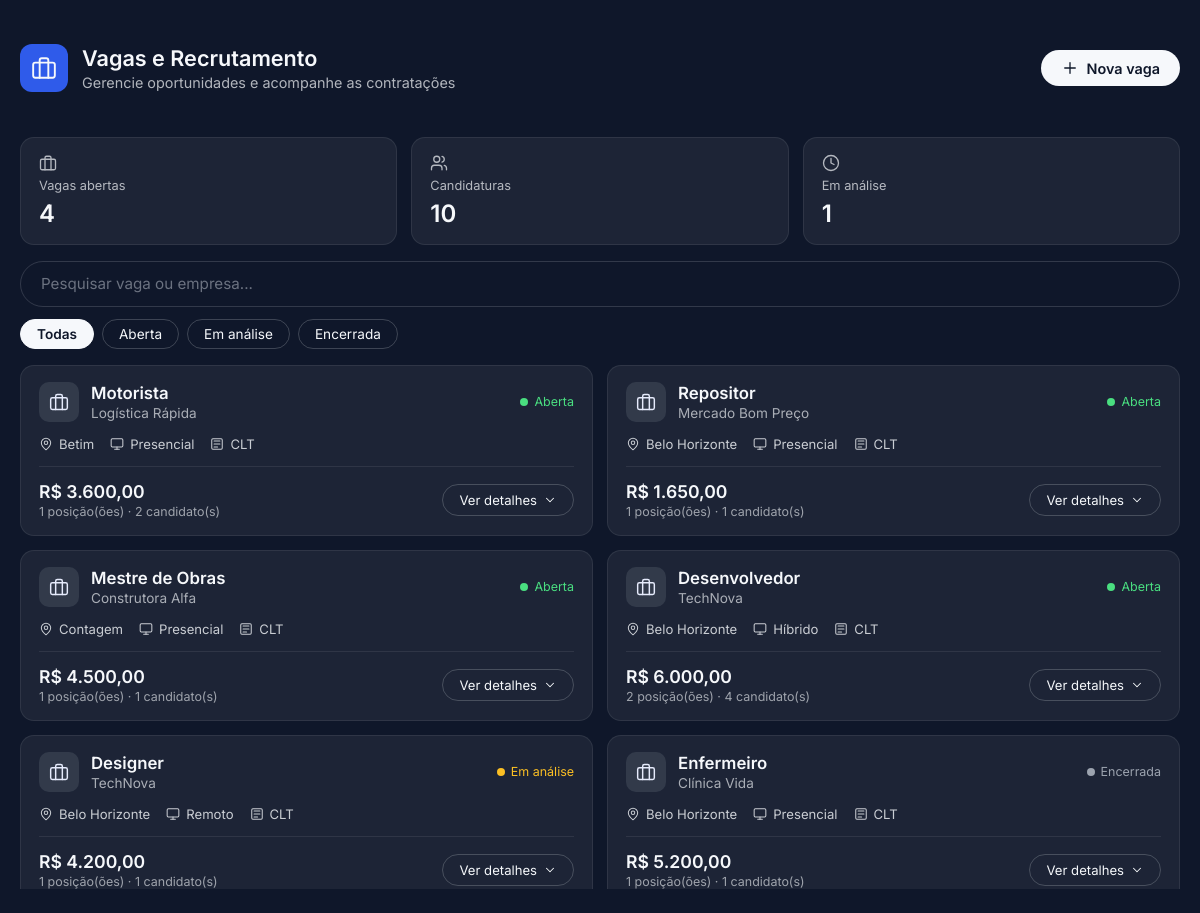
Screenshot of /pages/vagas.php (signed in) with the database file from the repository.
### tables this page shows
CREATE TABLE IF NOT EXISTS vagas (
    id_vaga INT NOT NULL PRIMARY KEY AUTO_INCREMENT,
    id_empresa INT NOT NULL,
    id_cargo INT NOT NULL,
    id_vinculo INT NULL,
    posicoes INT NOT NULL DEFAULT 1,
    status VARCHAR(20) NOT NULL DEFAULT 'Aberta',
    cidade VARCHAR(100) NULL,
    modalidade VARCHAR(20) NOT NULL DEFAULT 'Presencial',
    salario DECIMAL(10, 2) NULL,
    descricao TEXT NULL,
    data_abertura DATE NOT NULL,
    FOREIGN KEY (id_empresa) REFERENCES empresas(id_empresas) ON DELETE CASCADE,
    FOREIGN KEY (id_cargo) REFERENCES cargos(id_cargo) ON DELETE CASCADE,
    FOREIGN KEY (id_vinculo) REFERENCES tipo_vinculo(id_vinculo)
);

CREATE TABLE IF NOT EXISTS cargos (
    id_cargo INT NOT NULL PRIMARY KEY AUTO_INCREMENT,
    nome_cargo VARCHAR(100) NOT NULL UNIQUE
);

CREATE TABLE empresas (
    id_empresas INT NOT NULL PRIMARY KEY AUTO_INCREMENT,
    nome_empresas VARCHAR(100) NOT NULL,
    CNPJ CHAR(14) UNIQUE NOT NULL,
    email VARCHAR(150) NOT NULL,
    telefone VARCHAR(13) NOT NULL,
    endereco VARCHAR(100) NOT NULL,
    razao_social VARCHAR(200) NOT NULL,
    id_stats int,
    FOREIGN KEY(id_stats) REFERENCES statuss(id_status)
);

CREATE TABLE tipo_vinculo (
    id_vinculo INT NOT NULL PRIMARY KEY AUTO_INCREMENT,
    nome_vinculo VARCHAR(100)
);

### public/pages/vagas.php (the view, shortened to what this page needs)
<?php
require_once "../../src/config/conexao.php";
$listaStatus = ['Aberta', 'Em análise', 'Encerrada'];
function e($valor)
{
    return htmlspecialchars((string)$valor, ENT_QUOTES, 'UTF-8');
}
function icone($desenho)
{
    return '<svg viewBox="0 0 24 24" fill="none" stroke="currentColor" stroke-width="1.75" stroke-linecap="round" stroke-linejoin="round" aria-hidden="true">' . $desenho . '</svg>';
}
$empresas = $pdo->query("SELECT id_empresas, nome_empresas FROM empresas ORDER BY nome_empresas")->fetchAll(PDO::FETCH_KEY_PAIR);
$vagas = $pdo->query("SELECT v.*, c.nome_cargo, e.nome_empresas, t.nome_vinculo
    FROM vagas v
    JOIN cargos c ON c.id_cargo = v.id_cargo
    JOIN empresas e ON e.id_empresas = v.id_empresa
    LEFT JOIN tipo_vinculo t ON t.id_vinculo = v.id_vinculo
    ORDER BY FIELD(v.status, 'Aberta', 'Em análise', 'Encerrada'), v.data_abertura DESC, v.id_vaga DESC")->fetchAll(PDO::FETCH_ASSOC);
$candidatos = [];
foreach ($pdo->query("SELECT * FROM candidatos ORDER BY data_candidatura DESC, id_candidato DESC")->fetchAll(PDO::FETCH_ASSOC) as $c) {
    $candidatos[$c['id_vaga']][] = $c;
}
$abertas   = count(array_filter($vagas, fn($v) => $v['status'] === 'Aberta'));
$emAnalise = count(array_filter($vagas, fn($v) => $v['status'] === 'Em análise'));
$totalCand = array_sum(array_map('count', $candidatos));
?>
<!DOCTYPE html>
<html lang="pt-br">
<head>
    <link rel="stylesheet" href="../assets/css/vagas.css?v=<?= filemtime(__DIR__ . '/../assets/css/vagas.css') ?>">
    <link rel="stylesheet" href="../assets/css/all.css">
</head>
<body>
    <div class="container">
        <header>
            <div class="titulo">
                <div class="img"><?= icone('<rect width="20" height="14" x="2" y="7" rx="2" ry="2"/><path d="M16 21V5a2 2 0 0 0-2-2h-4a2 2 0 0 0-2 2v16"/>') ?></div>
                <div>
                    <h3>Vagas e Recrutamento</h3>
                    <p>Gerencie oportunidades e acompanhe as contratações</p>
                </div>
            </div>
            <button type="button" id="novo" <?= $empresas ? '' : 'disabled' ?>>
                <?= icone('<path d="M5 12h14"/><path d="M12 5v14"/>') ?> Nova vaga
            </button>
        </header>
        <div class="resumo">
            <div class="card">
                <?= icone('<rect width="20" height="14" x="2" y="7" rx="2" ry="2"/><path d="M16 21V5a2 2 0 0 0-2-2h-4a2 2 0 0 0-2 2v16"/>') ?>
                <span>Vagas abertas</span>
                <strong><?= $abertas ?></strong>
            </div>
            <div class="card">
                <?= icone('<path d="M16 21v-2a4 4 0 0 0-4-4H6a4 4 0 0 0-4 4v2"/><circle cx="9" cy="7" r="4"/><path d="M22 21v-2a4 4 0 0 0-3-3.87"/><path d="M16 3.13a4 4 0 0 1 0 7.75"/>') ?>
                <span>Candidaturas</span>
                <strong><?= $totalCand ?></strong>
            </div>
            <div class="card">
                <?= icone('<circle cx="12" cy="12" r="10"/><polyline points="12 6 12 12 16 14"/>') ?>
                <span>Em análise</span>
                <strong><?= $emAnalise ?></strong>
            </div>
        </div>
        <input type="search" id="ipt" placeholder="Pesquisar vaga ou empresa..." aria-label="Pesquisar vagas">
        <div class="filtros">
            <button type="button" class="chip ativo" data-filtro="">Todas</button>
            <?php foreach ($listaStatus as $s): ?>
                <button type="button" class="chip" data-filtro="<?= e($s) ?>"><?= e($s) ?></button>
            <?php endforeach; ?>
        </div>
        <main>
            <div class="lista">
                <?php foreach ($vagas as $v):
                    $lista = $candidatos[$v['id_vaga']] ?? [];
                    $cls   = ['Aberta' => 'aberta', 'Em análise' => 'analise', 'Encerrada' => 'encerrada'][$v['status']];
                ?>
                    <details class="vaga" id="vaga-<?= (int)$v['id_vaga'] ?>" data-status="<?= e($v['status']) ?>"
                        data-busca="<?= e(mb_strtolower($v['nome_cargo'] . ' ' . $v['nome_empresas'] . ' ' . $v['cidade'])) ?>">
                        <summary>
                            <span class="topo">
                                <span class="icone"><?= icone('<rect width="20" height="14" x="2" y="7" rx="2" ry="2"/><path d="M16 21V5a2 2 0 0 0-2-2h-4a2 2 0 0 0-2 2v16"/>') ?></span>
                                <span class="quem">
                                    <strong><?= e($v['nome_cargo']) ?></strong>
                                    <small><?= e($v['nome_empresas']) ?></small>
                                </span>
                                <span class="status <?= $cls ?>"><?= e($v['status']) ?></span>
                            </span>
                            <span class="tags">
                                <span><?= icone('<path d="M20 10c0 6-8 12-8 12s-8-6-8-12a8 8 0 0 1 16 0Z"/><circle cx="12" cy="10" r="3"/>') ?> <?= e($v['cidade'] ?: 'Local não informado') ?></span>
                                <span><?= icone('<rect width="20" height="14" x="2" y="3" rx="2"/><path d="M8 21h8"/><path d="M12 17v4"/>') ?> <?= e($v['modalidade']) ?></span>
                                <?php if ($v['nome_vinculo']): ?>
                                    <span><?= icone('<rect width="18" height="18" x="3" y="3" rx="2"/><path d="M7 7h10"/><path d="M7 12h10"/><path d="M7 17h6"/>') ?> <?= e($v['nome_vinculo']) ?></span>
                                <?php endif; ?>
                            </span>
                            <span class="rodape">
                                <span class="preco">
                                    <strong><?= $v['salario'] !== null ? 'R$ ' . number_format($v['salario'], 2, ',', '.') : 'A combinar' ?></strong>
                                    <small><?= (int)$v['posicoes'] ?> posição(ões) · <?= count($lista) ?> candidato(s)</small>
                                </span>
                                <span class="ver">Ver detalhes <?= icone('<path d="m6 9 6 6 6-6"/>') ?></span>
                            </span>
                        </summary>
                    </details>
                <?php endforeach; ?>
            </div>
        </main>
    </div>
</body>
</html>

### public/pages/vagas.php (style rules this page uses)
html, body { background-color: #0f172a; color-scheme: dark; }

### rows the page displays
vagas: id_cargo.nome_cargo "Motorista", id_empresa.nome_empresas "Logística Rápida", status "Aberta", cidade "Betim", modalidade "Presencial", id_vinculo.nome_vinculo "CLT", salario "3.600,00", posicoes "1", id_vaga "2"
vagas: id_cargo.nome_cargo "Repositor", id_empresa.nome_empresas "Mercado Bom Preço", status "Aberta", cidade "Belo Horizonte", modalidade "Presencial", id_vinculo.nome_vinculo "CLT", salario "1.650,00", posicoes "1", id_vaga "1"
vagas: id_cargo.nome_cargo "Mestre de Obras", id_empresa.nome_empresas "Construtora Alfa", status "Aberta", cidade "Contagem", modalidade "Presencial", id_vinculo.nome_vinculo "CLT", salario "4.500,00", posicoes "1", id_vaga "1"
vagas: id_cargo.nome_cargo "Desenvolvedor", id_empresa.nome_empresas "TechNova", status "Aberta", cidade "Belo Horizonte", modalidade "Híbrido", id_vinculo.nome_vinculo "CLT", salario "6.000,00", posicoes "2", id_vaga "4"
vagas: id_cargo.nome_cargo "Designer", id_empresa.nome_empresas "TechNova", status "Em análise", cidade "Belo Horizonte", modalidade "Remoto", id_vinculo.nome_vinculo "CLT", salario "4.200,00", posicoes "1", id_vaga "1"
vagas: id_cargo.nome_cargo "Enfermeiro", id_empresa.nome_empresas "Clínica Vida", status "Encerrada", cidade "Belo Horizonte", modalidade "Presencial", id_vinculo.nome_vinculo "CLT", salario "5.200,00", posicoes "1", id_vaga "1"

### other values shown
$abertas "4"
$totalCand "10"
$emAnalise "1"
$s "Aberta"
$s "Em análise"
$s "Encerrada"
